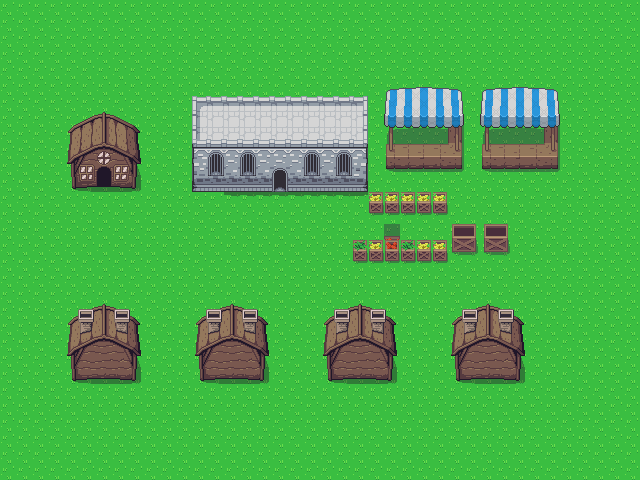

This is a level from a 2D game, rendered from its Tiled map with the project's own tilesets. A one-line summary and the map file follow, with tile-layer data summarised:
An orthogonal 40x30 tile map with 16x16 px tiles, 4 tile layers (ground, passable, impassable, top).

<map version="1.2" tiledversion="1.3.4" orientation="orthogonal" renderorder="right-down" width="40" height="30" tilewidth="16" tileheight="16" infinite="0" nextlayerid="5" nextobjectid="1">
 <tileset firstgid="1" source="test_2.tsx" />
 <layer id="1" name="ground" width="40" height="30">
  <data>[1200 cells, 1200 non-empty, 1 distinct tile ids]</data>
 </layer>
 <layer id="2" name="passable" width="40" height="30">
  <data>[1200 cells, 25 non-empty, 9 distinct tile ids]</data>
 </layer>
 <layer id="3" name="impassable" width="40" height="30">
  <data>[1200 cells, 268 non-empty, 104 distinct tile ids]</data>
 </layer>
 <layer id="4" name="top" width="40" height="30">
  <data>[1200 cells, 10 non-empty, 4 distinct tile ids]</data>
 </layer>
</map>
